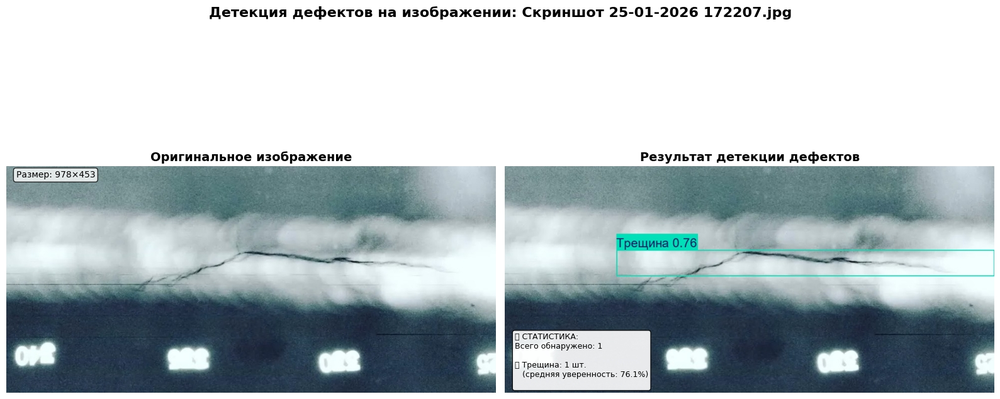
#> input picture examples/case1.png, 1000 x 399 px, shrunk from 1589 x 634 before the run
$ python -i telegram-bot.py   (imports and definitions only)
#> lines starting #> are read from the running program, lines starting #| are printed output that depends on the picture; after the words box and inside, x2 and y2 are one past the last pixel; in counts of white or black regions, pixels touching at a corner belong together
import telebot
import matplotlib.pyplot as plt
from PIL import Image, ImageDraw, ImageFont
import os
import cv2

"========================================================================================"
def draw_defects(image_path):
    # Загрузка изображения
#> called with image_path = '../examples/case1.png'
    image = cv2.imread(image_path)
#> image is the input picture: shape (399, 1000, 3); mean B, G, R 193.2, 189.3, 178.4
    # Копирование изображения для последующего рисования на нем
    output_image = image.copy()

    # Преобразование изображения в оттенки серого
    gray_image = cv2.cvtColor(image, cv2.COLOR_BGR2GRAY)
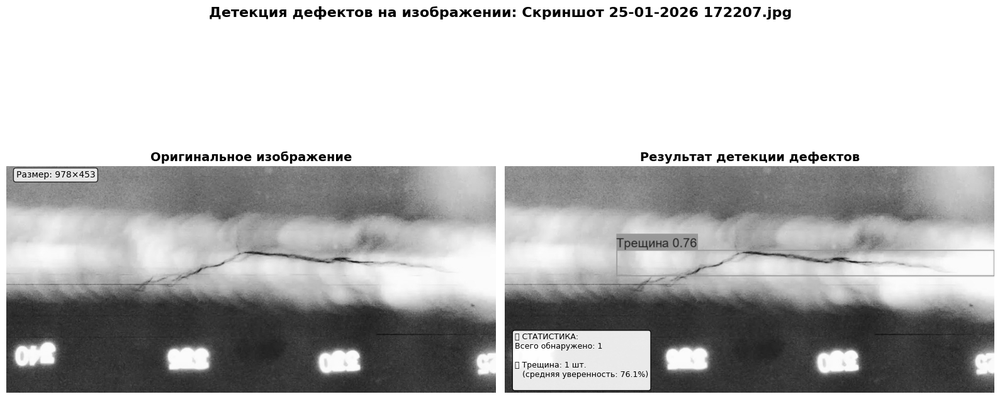
#> gray_image: shape (399, 1000); min 0, max 255, mean 186.5

    # Бинаризация изображения (преобразование в черно-белое)
    _, binary_image = cv2.threshold(gray_image, 127, 255, cv2.THRESH_BINARY)
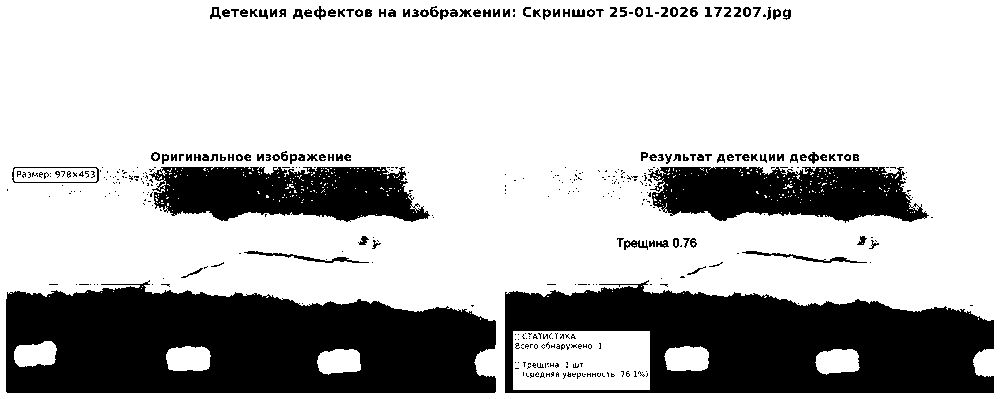
#> binary_image: shape (399, 1000); 72.8% white; 429 black regions (307 under 20 px), largest, box (x1, y1, x2, y2) and area: (6, 280, 496, 393) 42797, (505, 280, 994, 393) 35551, (149, 167, 430, 222) 11647

    # Поиск контуров на бинаризованном изображении
    contours, _ = cv2.findContours(binary_image, cv2.RETR_EXTERNAL, cv2.CHAIN_APPROX_SIMPLE)
#> contours = [[[0, 0], [0, 398], [999, 398], [999, 0]]]

    # Создание списка для хранения найденных дефектов
    defects = []

    # Анализ контуров и определение типа дефекта для каждого контура
    for contour in contours:
        x, y, w, h = cv2.boundingRect(contour)
        # Определение ширины дефекта
        width = w // 10
        # Определение высоты дефекта
        height = h // 10
        # Создание ограничивающего прямоугольника для дефекта
        bounding_rect = (x - width, y - height, w + 2 * width, h + 2 * height)
        # Вырезание дефекта из исходного изображения
        defect = image[y - height : y + h + height, x - width : x + w + width]
        # Определение типа дефекта на основе его формы
        if w > h:
            if w > 3 * h:
                defect_type = "непровар"
            else:
                defect_type = "трещина"
        else:
            if w > h:
                defect_type = "одиночное включение"
            else:
                defect_type = "скопление пор"
        # Добавление информации о дефекте в список
        defects.append((defect_type, bounding_rect))
#> this loop made 1 pass
#> (contour, x, y, w, h, width, height, bounding_rect) on pass 1: ([[0, 0], [0, 398], [999, 398], [999, 0]], 0, 0, 1000, 399, 100, 39, (-100, -39, 1200, 477))
#> pass 1, in draw_defects, `defect = image[y - height : y + h + height, x - width : x + w + width]`:
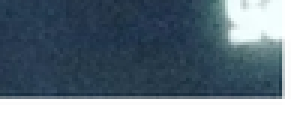
#> defect: shape (39, 100, 3) (shown 3 times larger); mean B, G, R 129, 116.7, 100.5
#> after the loop, defects = [('трещина', (-100, -39, 1200, 477))]

    # Преобразование numpy-массива изображения в объект Image
    output_image = Image.fromarray(cv2.cvtColor(output_image, cv2.COLOR_BGR2RGB))
    draw = ImageDraw.Draw(output_image)
    font = ImageFont.truetype("Arial.ttf", 12)

    # Рисование ограничивающих прямоугольников и подписей на изображении
    for defect_type, bounding_rect in defects:
        x, y, w, h = bounding_rect
        draw.rectangle([(x, y), (x + w, y + h)], outline=(0, 255, 0), width=2)
        draw.text((x, y - 10), defect_type, font=font, fill=(0, 255, 0))
#> this loop made 1 pass

    return output_image

"========================================================================================"


# [1 line that did not run here, left out]

# [5 lines that did not run here, left out]

# [30 lines that did not run here, left out]


# [1 line not run here, left out]

>>> result = draw_defects('../examples/case1.png')

$ run again, on examples/case2.png
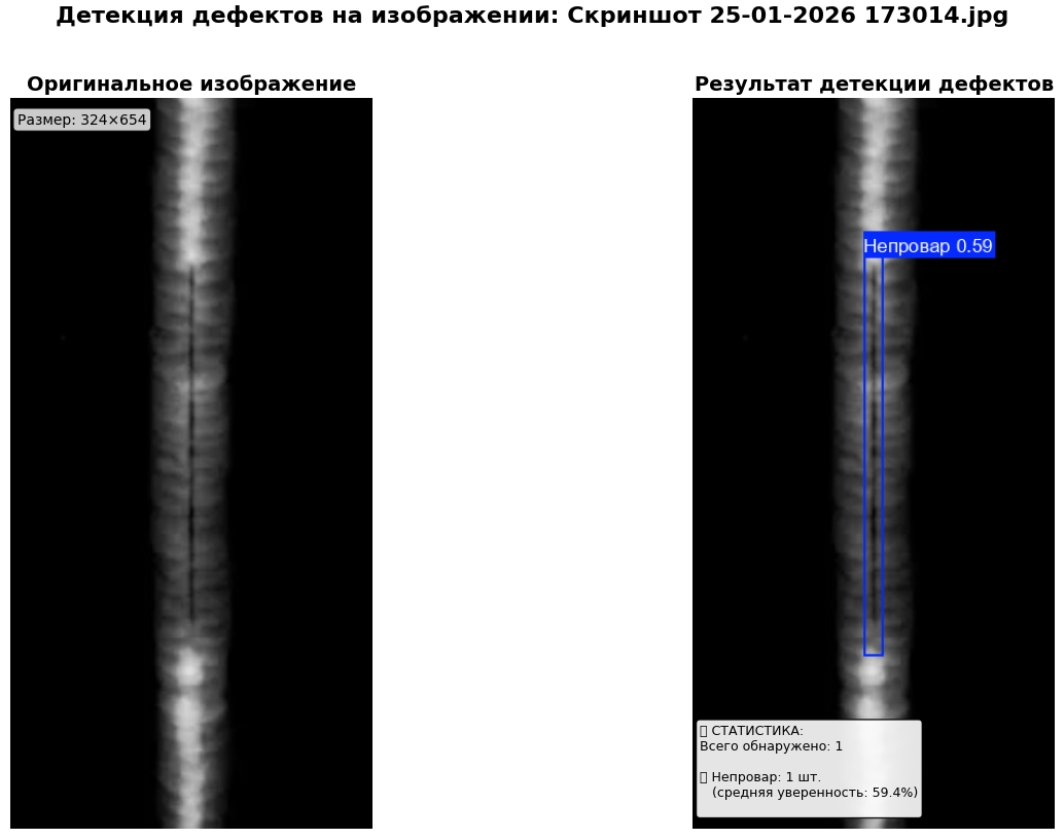
#> input picture examples/case2.png, 1063 x 837 px
#> in draw_defects, image is the input picture: shape (837, 1063, 3); mean B, G, R 116.2, 115, 114.8
#> in draw_defects, `_, binary_image = cv2.threshold(gray_image, 127, 255, cv2.THRESH_BINARY)`:
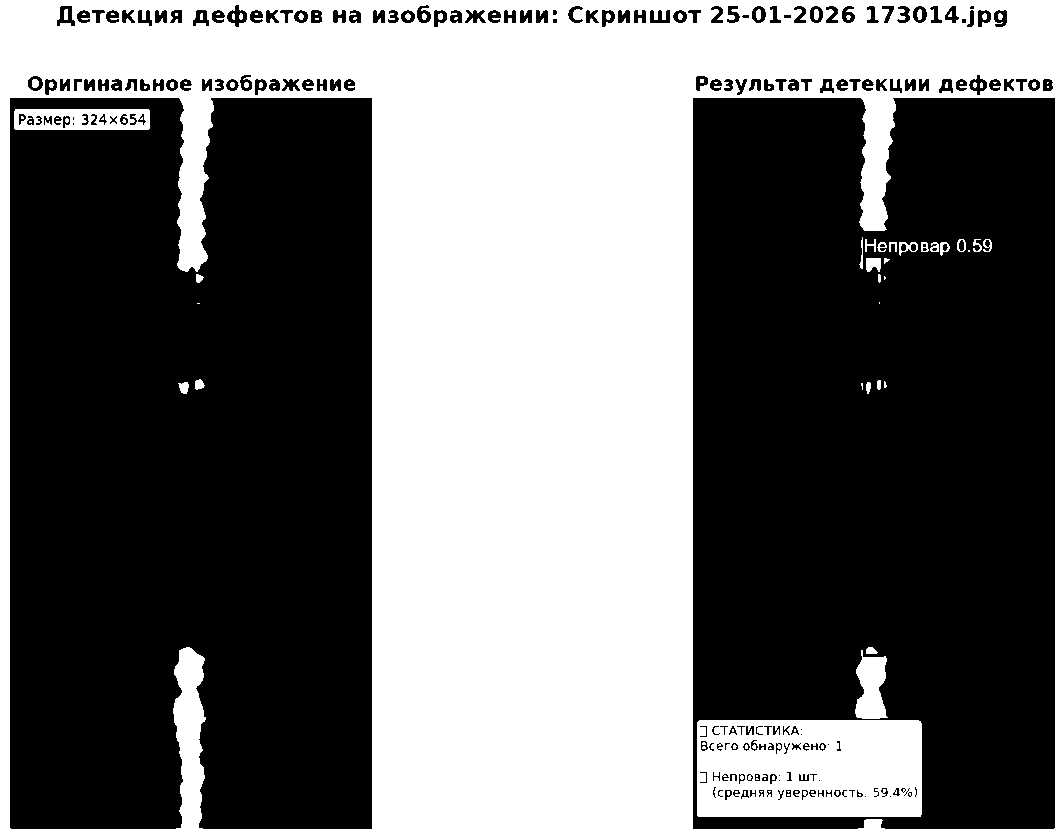
#> binary_image: shape (837, 1063); 43.5% white; 114 white regions (68 under 20 px), largest, box (x1, y1, x2, y2) and area: (0, 0, 1063, 837) 360539, (697, 720, 922, 817) 20038, (14, 109, 150, 130) 2288
#> contours = [[[0, 0], [0, 836], [1062, 836], [1062, 0]]]
#> the loop in draw_defects, `for contour in contours:` made 1 pass
#> (contour, x, y, w, h, width, height, bounding_rect) on pass 1: ([[0, 0], [0, 836], [1062, 836], [1062, 0]], 0, 0, 1063, 837, 106, 83, (-106, -83, 1275, 1003))
#> pass 1, in draw_defects, `defect = image[y - height : y + h + height, x - width : x + w + width]`:
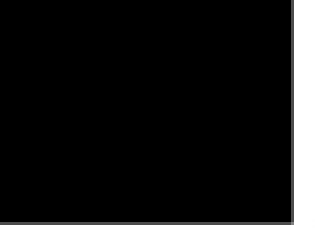
#> defect: shape (83, 106, 3) (shown 3 times larger); min 0, max 255, mean 43.5
#> after the loop in draw_defects, `for contour in contours:`: defects = [('трещина', (-106, -83, 1275, 1003))]
#> the loop in draw_defects, `for defect_type, bounding_rect in defects:` made 1 pass
